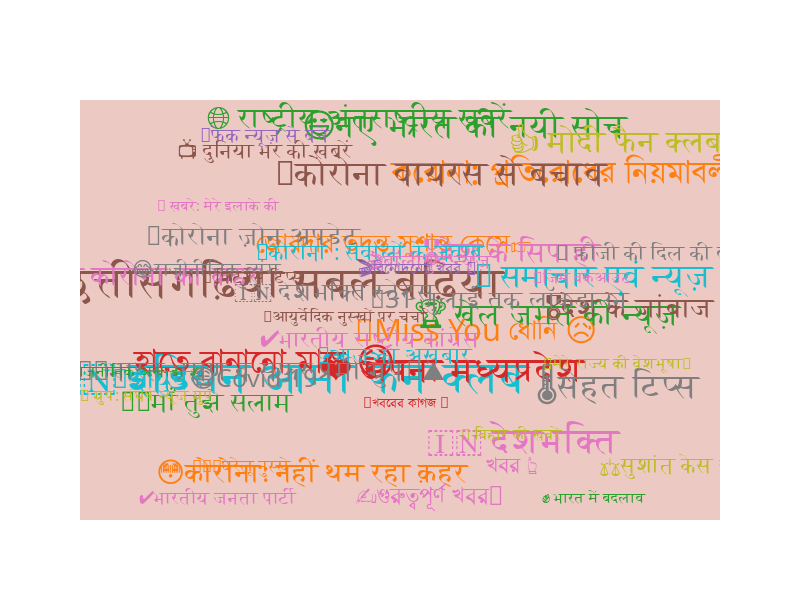

Notebook source saved alongside this figure:
### Code cell
words = df["tag_name"].value_counts()[:50].index
frequency = df["tag_name"].value_counts()[:50]
lower, upper = 15, 45
frequency = [((x - min(frequency)) / (max(frequency) - min(frequency))) * (upper - lower) + lower for x in frequency]
length = len(words)
colors = [plotly.colors.DEFAULT_PLOTLY_COLORS[random.randrange(1, 10)] for i in range(length)]

data = go.Scatter(
#x=list(range(length)),
x=random.choices(range(length), k=length),
y=random.choices(range(length), k=length),
mode='text',
text=words,
hovertext=['{0}{1}'.format(w, f) for w, f in zip(words, frequency)],
hoverinfo='text',
textfont={'size': frequency, 'color': colors})
layout = go.Layout({'xaxis': {'showgrid': False, 'showticklabels': False, 'zeroline': False},
                    'yaxis': {'showgrid': False, 'showticklabels': False, 'zeroline': False}},
                  height=600,width=800,
                  plot_bgcolor="#EDC9C4")

fig = go.Figure(data=[data], layout=layout)
fig.show()

### Figure 1 — Plotly figure (JSON) as saved in the notebook; plotly's stock layout.template omitted (floating-point values rounded to 4 significant figures)
{"data": [{"hoverinfo": "text", "hovertext": ["🇮🇳 इंडियन आर्मी फैन क्लब45.0", "👌 छत्तीसगढ़िया सबले बढ़िया43.3248730964467", "হাতে বানানো মাস্ক 😷37.69035532994924", "করোনা: প্রতিরোধের নিয়মাবলী😷37.38578680203045", "🇮🇳 देशभक्ति35.86294416243655", "❤️ अपना मध्यप्रदेश34.79695431472081", "🙏कोरोना वायरस से बचाव34.18781725888325", "🌡️सेहत टिप्स33.42639593908629", "😃नए भारत की नयी सोच32.66497461928934", "📰 समाचार एवं न्यूज़ पेपर क्लिप32.36040609137056", "👍 मोदी फैन क्लब31.294416243654823", "🏏Miss You ধোনি 😥31.294416243654823", "🏆 खेल जगत की न्यूज़30.076142131979694", "জোরদার তদন্ত সুশান্ত কেসে👉29.923857868020306", "🌐 राष्ट्रीय-अंतराष्ट्रीय खबरें29.01015228426396", "🎖️देश के सिपाही28.55329949238579", "😳कोरोना: नहीं थम रहा क़हर28.248730964467004", "🎖️देश के जांबाज28.096446700507613", "🌎दुनिया में कोरोना का क़हर27.639593908629443", "🚗🧗🏻भारत भ्रमण व सफर प्रेमी ग्रुप🚂⛰26.725888324873097", "🌿आयुर्वेद26.573604060913706", "🙏🏻माँ तुझे सलाम26.421319796954315", "✍গুরুত্বপূর্ণ খবর📃25.81218274111675", "🚨कोरोना ज़ोन अपडेट25.507614213197968", "😷Covid-1925.050761421319798", "🔐31 जुलाई तक लॉकडाउन24.898477157360404", "🇮🇳 देशभक्ति स्टेटस24.746192893401016", "খবর 👆24.593908629441625", "✔️भारतीय राष्ट्रीय कांग्रेस23.223350253807105", "🧐कोरोना : सवालों के जवाब22.15736040609137", "📰आज का अख़बार22.00507614213198", "⚖सुशांत केस अपडेट21.700507614213198", "💓 फ़ौजी की दिल की बातें20.939086294416242", "📺 दुनिया भर की ख़बरें20.63451776649746", "😂राजीनीतिक व्यंग20.17766497461929", "🎬बॉलीवुड न्यूज़20.0253807106599", "🔎फेक न्यूज़ से बचें19.263959390862944", "✔️भारतीय जनता पार्टी18.19796954314721", "🎬বিনোদনের খবর 💃18.04568527918782", "💪 फिटनेस टिप्स16.97969543147208", "💁🏻♀️घरेलू नुस्खे16.82741116751269", "📰 बिहार की खबरें16.218274111675125", "🔐 ग्रुप: संघर्ष न्यूज ग्रुप16.218274111675125", "💪जिम वर्कआउट16.218274111675125", "🥻मेरे राज्य की वेशभूषा👔16.218274111675125", "🇮🇳 राजनीतिक अखाड़ा ✍️16.218274111675125", "🌿आयुर्वेदिक नुस्खों पर चर्चा 15.913705583756345", "📰 खबरे: मेरे इलाके की15.456852791878173", "✊ भारत में बदलाव15.152284263959391", "📄খবরের কাগজ 📄15.0"], "mode": "text", "text": ["🇮🇳 इंडियन आर्मी फैन क्लब", "👌 छत्तीसगढ़िया सबले बढ़िया", "হাতে বানানো মাস্ক 😷", "করোনা: প্রতিরোধের নিয়মাবলী😷", "🇮🇳 देशभक्ति", "❤️ अपना मध्यप्रदेश", "🙏कोरोना वायरस से बचाव", "🌡️सेहत टिप्स", "😃नए भारत की नयी सोच", "📰 समाचार एवं न्यूज़ पेपर क्लिप", "👍 मोदी फैन क्लब", "🏏Miss You ধোনি 😥", "🏆 खेल जगत की न्यूज़", "জোরদার তদন্ত সুশান্ত কেসে👉", "🌐 राष्ट्रीय-अंतराष्ट्रीय खबरें", "🎖️देश के सिपाही", "😳कोरोना: नहीं थम रहा क़हर", "🎖️देश के जांबाज", "🌎दुनिया में कोरोना का क़हर", "🚗🧗🏻भारत भ्रमण व सफर प्रेमी ग्रुप🚂⛰", "🌿आयुर्वेद", "🙏🏻माँ तुझे सलाम", "✍গুরুত্বপূর্ণ খবর📃", "🚨कोरोना ज़ोन अपडेट", "😷Covid-19", "🔐31 जुलाई तक लॉकडाउन", "🇮🇳 देशभक्ति स्टेटस", "খবর 👆", "✔️भारतीय राष्ट्रीय कांग्रेस", "🧐कोरोना : सवालों के जवाब", "📰आज का अख़बार", "⚖सुशांत केस अपडेट", "💓 फ़ौजी की दिल की बातें", "📺 दुनिया भर की ख़बरें", "😂राजीनीतिक व्यंग", "🎬बॉलीवुड न्यूज़", "🔎फेक न्यूज़ से बचें", "✔️भारतीय जनता पार्टी", "🎬বিনোদনের খবর 💃", "💪 फिटनेस टिप्स", "💁🏻♀️घरेलू नुस्खे", "📰 बिहार की खबरें", "🔐 ग्रुप: संघर्ष न्यूज ग्रुप", "💪जिम वर्कआउट", "🥻मेरे राज्य की वेशभूषा👔", "🇮🇳 राजनीतिक अखाड़ा ✍️", "🌿आयुर्वेदिक नुस्खों पर चर्चा ", "📰 खबरे: मेरे इलाके की", "✊ भारत में बदलाव", "📄খবরের কাগজ 📄"], "textfont": {"color": ["rgb(23, 190, 207)", "rgb(140, 86, 75)", "rgb(214, 39, 40)", "rgb(255, 127, 14)", "rgb(227, 119, 194)", "rgb(214, 39, 40)", "rgb(140, 86, 75)", "rgb(127, 127, 127)", "rgb(44, 160, 44)", "rgb(23, 190, 207)", "rgb(188, 189, 34)", "rgb(255, 127, 14)", "rgb(44, 160, 44)", "rgb(255, 127, 14)", "rgb(44, 160, 44)", "rgb(227, 119, 194)", "rgb(255, 127, 14)", "rgb(140, 86, 75)", "rgb(227, 119, 194)", "rgb(127, 127, 127)", "rgb(23, 190, 207)", "rgb(44, 160, 44)", "rgb(227, 119, 194)", "rgb(127, 127, 127)", "rgb(127, 127, 127)", "rgb(127, 127, 127)", "rgb(127, 127, 127)", "rgb(227, 119, 194)", "rgb(227, 119, 194)", "rgb(23, 190, 207)", "rgb(23, 190, 207)", "rgb(188, 189, 34)", "rgb(127, 127, 127)", "rgb(140, 86, 75)", "rgb(127, 127, 127)", "rgb(227, 119, 194)", "rgb(148, 103, 189)", "rgb(227, 119, 194)", "rgb(148, 103, 189)", "rgb(140, 86, 75)", "rgb(255, 127, 14)", "rgb(188, 189, 34)", "rgb(188, 189, 34)", "rgb(227, 119, 194)", "rgb(188, 189, 34)", "rgb(44, 160, 44)", "rgb(140, 86, 75)", "rgb(227, 119, 194)", "rgb(44, 160, 44)", "rgb(214, 39, 40)"], "size": [45, 43.32, 37.69, 37.39, 35.86, 34.8, 34.19, 33.43, 32.66, 32.36, 31.29, 31.29, 30.08, 29.92, 29.01, 28.55, 28.25, 28.1, 27.64, 26.73, 26.57, 26.42, 25.81, 25.51, 25.05, 24.9, 24.75, 24.59, 23.22, 22.16, 22.01, 21.7, 20.94, 20.63, 20.18, 20.03, 19.26, 18.2, 18.05, 16.98, 16.83, 16.22, 16.22, 16.22, 16.22, 16.22, 15.91, 15.46, 15.15, 15]}, "type": "scatter", "x": [15, 12, 13, 40, 35, 29, 28, 43, 30, 47, 43, 31, 37, 24, 21, 34, 17, 44, 0, 12, 4, 8, 27, 12, 12, 33, 19, 34, 22, 22, 24, 49, 46, 13, 8, 27, 13, 9, 26, 12, 11, 34, 3, 40, 43, 1, 20, 9, 41, 25], "y": [15, 27, 17, 41, 7, 16, 41, 14, 47, 28, 45, 21, 23, 32, 48, 31, 3, 24, 28, 16, 15, 12, 0, 33, 15, 25, 26, 4, 20, 31, 18, 4, 31, 44, 29, 30, 46, 0, 29, 28, 4, 8, 13, 28, 17, 16, 23, 37, 0, 12]}], "layout": {"height": 600, "plot_bgcolor": "#EDC9C4", "width": 800, "xaxis": {"autorange": true, "range": [-2.722, 51.72], "showgrid": false, "showticklabels": false, "type": "linear", "zeroline": false}, "yaxis": {"autorange": true, "range": [-2.667, 50.67], "showgrid": false, "showticklabels": false, "type": "linear", "zeroline": false}}}
